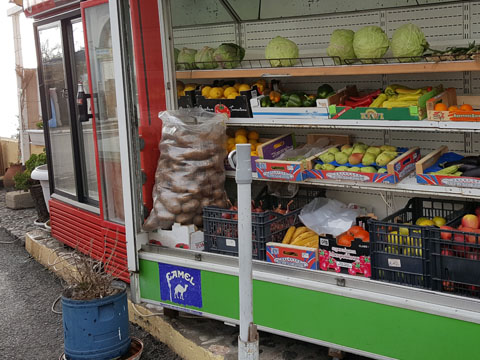
#> input picture ch5/images/color.jpg, 480 x 360 px
$ python image_channels.py
#> lines starting #> are read from the running program, lines starting #| are printed output that depends on the picture
import cv2
import numpy as np

image = cv2.imread("images/color.jpg", cv2.IMREAD_COLOR)  # 영상 읽기
#> image is the input picture: shape (360, 480, 3); mean B, G, R 86.9, 100.8, 106.2
if image is None: raise Exception("영상파일 읽기 오류")                # 예외 처리
if image.ndim != 3: raise Exception("컬러 영상 아님")                 # 예외 처리-컬러 영상 확인

print(image.shape)
#| (360, 480, 3)
print(len(image))
#| 360

bgr = cv2.split(image)                                              # 채널 분리: 컬러 영상 -> 3채널 분리
# blue, green, red = cv2.split(image)                               # 3개 변수로 반환받기 가능
print("bgr 자료형:", type(bgr), type(bgr[0]), type(bgr[0][0][0]))
#| bgr 자료형: <class 'tuple'> <class 'numpy.ndarray'> <class 'numpy.uint8'>
print("bgr ", np.array(bgr).shape)
#| bgr  (3, 360, 480)
print("bgr 원소개수:", len(bgr))
#| bgr 원소개수: 3
## 각 채널을 윈도우에 띄우기
cv2.imshow("image", image)
cv2.imshow("Blue channel", bgr[0])                         # Blue 채널
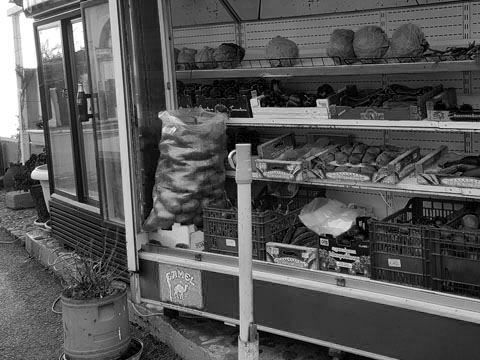
#> window 'Blue channel': shape (360, 480); min 0, max 255, mean 86.9
cv2.imshow("Green channel", bgr[1])                        # Green 채널
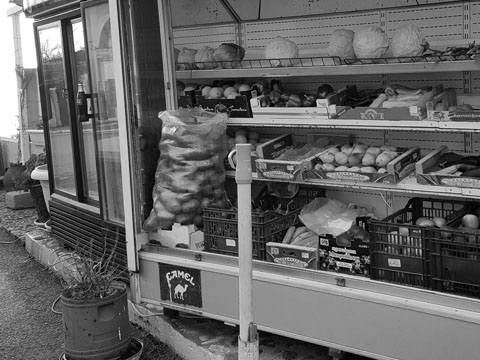
#> window 'Green channel': shape (360, 480); min 0, max 255, mean 100.8
cv2.imshow("Red channel", bgr[2])                          # Red 채널
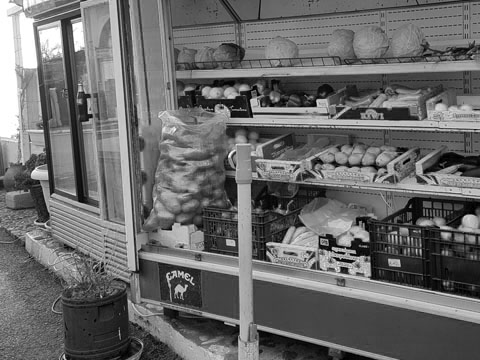
#> window 'Red channel': shape (360, 480); min 0, max 255, mean 106.2
# cv2.imshow("Blue channel", image[:,:,0])                         # 넘파이 객체 인덱싱 방식
# cv2.imshow("Green channel", image[:,:,1])
# cv2.imshow("Red channel", image[:,:,2])
cv2.waitKey(0)

$ run again, with ch5/images/abs_test2.jpg copied over ch5/images/color.jpg
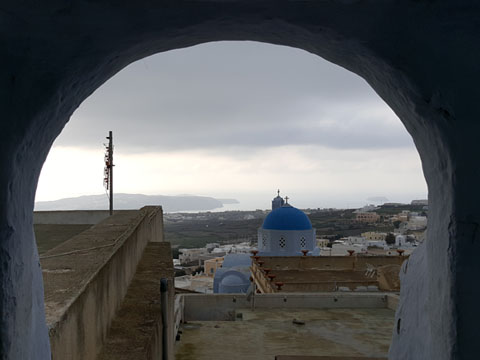
#> input picture ch5/images/abs_test2.jpg, 480 x 360 px
#> image is the input picture: shape (360, 480, 3); mean B, G, R 95.3, 93.7, 91.5
#| (360, 480, 3)
#| 360
#| bgr 자료형: <class 'tuple'> <class 'numpy.ndarray'> <class 'numpy.uint8'>
#| bgr  (3, 360, 480)
#| bgr 원소개수: 3
#> `cv2.imshow("Blue channel", bgr[0])`:
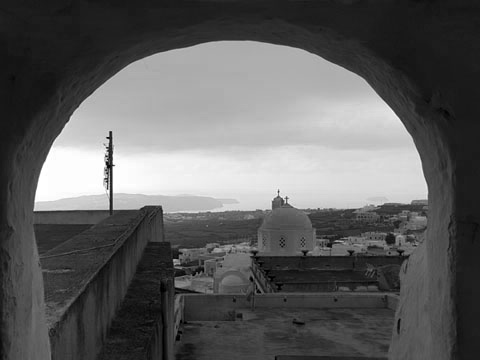
#> window 'Blue channel': shape (360, 480); min 0, max 255, mean 95.3
#> `cv2.imshow("Green channel", bgr[1])`:
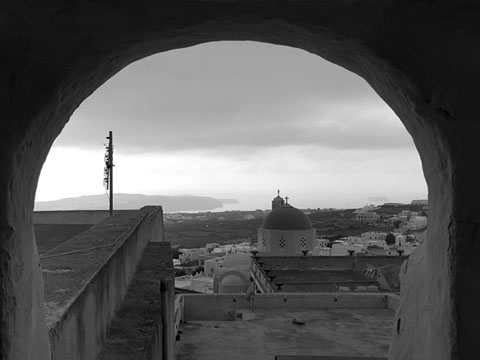
#> window 'Green channel': shape (360, 480); min 0, max 255, mean 93.7
